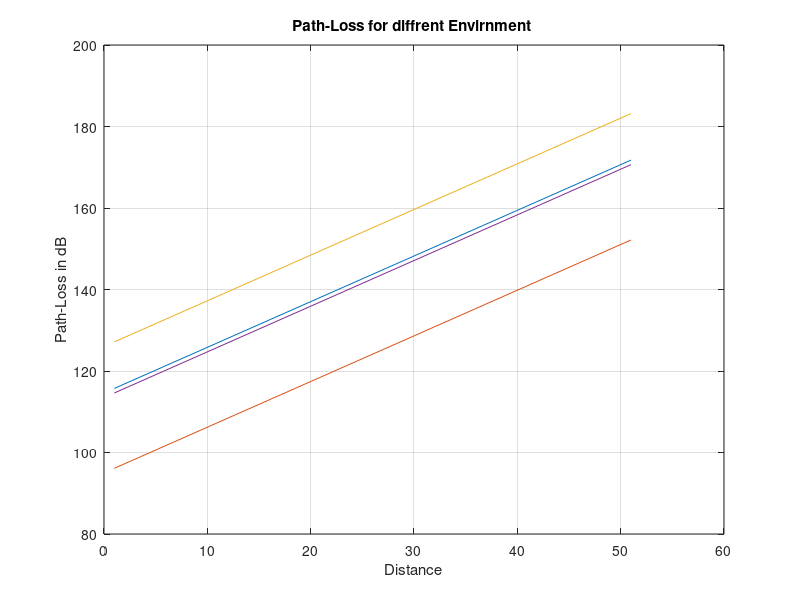

This figure's MATLAB source:
clc;
clear all;
close all;
fc=1500;%input('Enter  frequency of transmission in MHz: ');
fc2=500;
hb= 70;%input('Enter effective height of transmitting base station antenna in meters');
hm=1.5;%input('Enter effective receiving mobile device antenna height in meters');
hm1=(1.1*log10(fc)-0.7)*hm-(1.56*log10(fc)-0.8);%Open%input('mobile antenna height correction factor that depends on the environment');
hm2=8.29*(log10(1.54*hm))^2-1.1;%Metropolitan fc<200
hm3=3.2*(log10(11.75*hm))^2-4.92;%Metropolitan fc<200
%suburban
C=-2*(log10(fc/28))^2-5.4;%input('factor used to correct the formulas for open rural and suburban areas');
C2=-4.78*(log10(fc))^2+18.33*log10(fc)-40.98;
C3=0;
d = (1:50:100);
A=69.55+26.16*log10(fc)-13.82*log10(hb)-hm1;%Open 
A2=69.55+26.16*log10(fc)-13.82*log10(hb)-hm2;%Metropolitan fc<200
A3=69.55+26.16*log10(fc2)-13.82*log10(hb)-hm3;%Metropolitan fc<200
B=44.9-6.55*log10(hb);
Pl=A+B*log10(d)+C
Pl1=A+B*log10(d)+C2
Pl2=A2+B*log10(d)+C3
Pl3=A3+B*log10(d)+C3
plot(d,Pl,d,Pl1,d,Pl2,d,Pl3);
title('Path-Loss for diffrent Envirnment ')
xlabel('Distance')
ylabel('Path-Loss in dB')
grid on
%copyright 